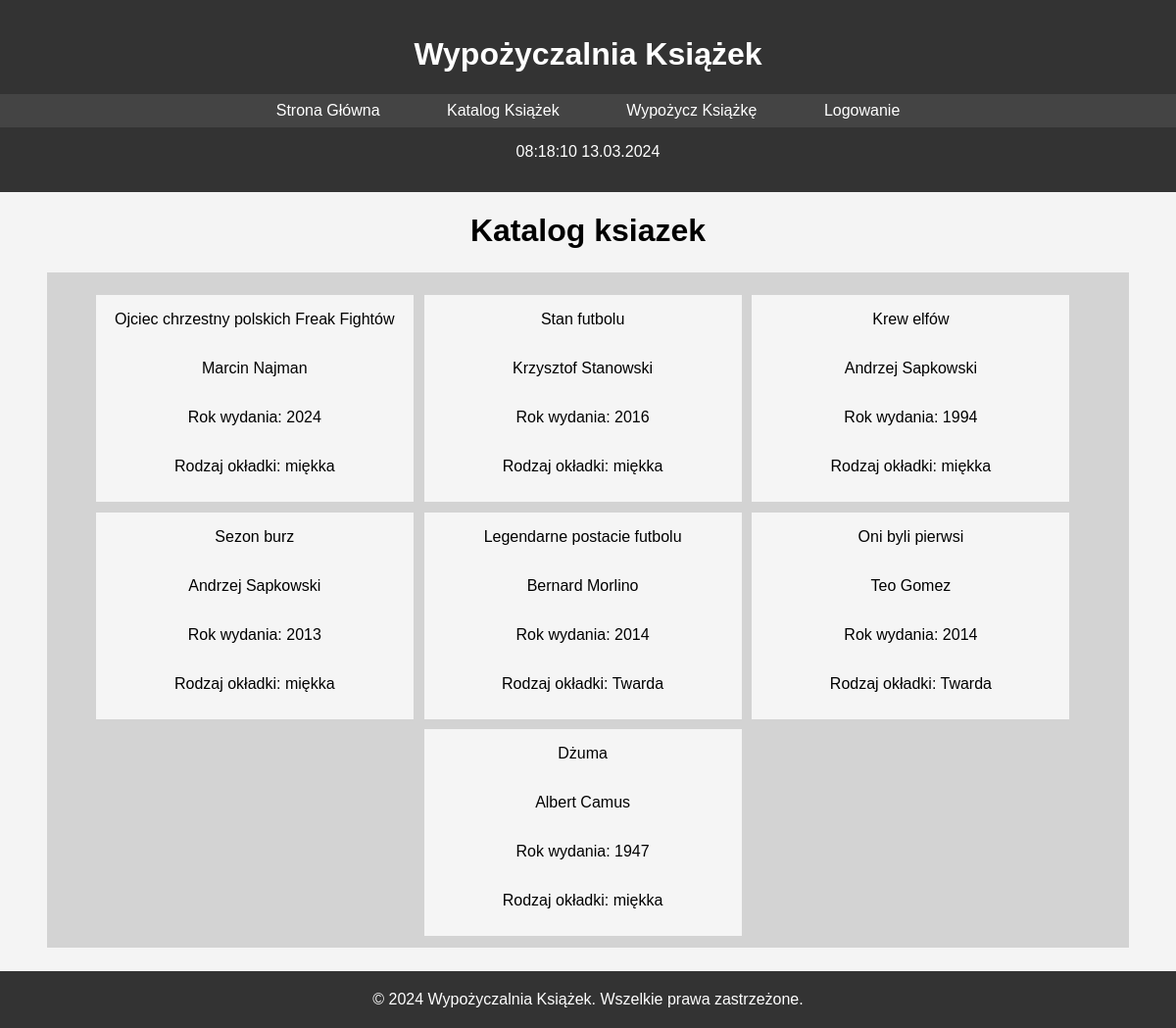
Page /katalog.php on the committed database.
### tables this page shows
CREATE TABLE `ksiazki` (
  `id` int(10) UNSIGNED NOT NULL,
  `tytul` text NOT NULL,
  `autor` text NOT NULL,
  `rok_wyd` varchar(4) NOT NULL,
  `rodzaj_okladki` varchar(10) NOT NULL,
  `ilosc` int(10) UNSIGNED NOT NULL
);

### katalog.php (the view, shortened to what this page needs)
<!DOCTYPE html>
<html lang="pl">
<head>
    <link rel="stylesheet" href="styl.css">
</head>
<body>
    <header>
        <h1>Wypożyczalnia Książek</h1>
        <nav>
            <a href="index.php">Strona Główna</a>
            <a href="katalog.php">Katalog Książek</a>
            <a href="wypozycz.php">Wypożycz Książkę</a>
            <?php
            if(!isset($_SESSION['zalogowany'])){
                echo '<a href="logowanie.php">Logowanie</a>';
            }else{
                echo '<a href="panel.php">Panel</a>';
                echo '<a href="wyloguj.php">Wyloguj</a>';
            }
            ?>
        </nav>
        <p id="czas"></p>
    </header>
    <center><h1>Katalog ksiazek</h1></center>
    <section id="katalog">
<?php
$serwer = 'localhost';
$db_user = 'root';
$password = '';
$baza = 'ksiegarnia';
$do_bazy = mysqli_connect($serwer,$db_user,$password,$baza);
if(!$do_bazy===true){
    exit('Błąd połączenia z bazą danych!');
}
else{
    $zapytanie = mysqli_query($do_bazy,"SELECT * FROM ksiazki");
    if(!$zapytanie===true){
        mysqli_close($do_bazy);
        close('Błąd zapytania');
    }else{
        while($row = mysqli_fetch_array($zapytanie)){
            echo '<div class="katalog_item">';
            echo '<p>'.$row['tytul'].'</p>';
            echo '<p>'.$row['autor'].'</p>';
            echo '<p>Rok wydania: '.$row['rok_wyd'].'</p>';
            echo '<p>Rodzaj okładki: '.$row['rodzaj_okladki'].'</p>';
            echo '</div>';
        }
    }
}
?>
    </section>
    <footer>
        &copy; 2024 Wypożyczalnia Książek. Wszelkie prawa zastrzeżone.</p>
    </footer>
</body>
</html>

### styl.css (style rules this page uses)
body { font-family: Arial, sans-serif; margin: 0; padding: 0; background-color: #f4f4f4; }
header { background-color: #333; color: #fff; text-align: center; padding: 1em 0; }
nav { background-color: #444; color: #fff; padding: 0.5em; text-align: center; }
nav a { color: #fff; text-decoration: none; padding: 0.5em 1em; margin: 0 1em; }
section { padding: 20px; }
footer { background-color: #333; color: #fff; text-align: center; padding: 20px 0; }
#katalog { width: 90%; padding: 1%; margin-left: auto; margin-right: auto; margin-top: 2%; margin-bottom: 2%; background-color: lightgray; display: flex; flex-direction: row; justify-content: center; align-items: center; flex-wrap: wrap; }
.katalog_item { background-color: whitesmoke; width: 30%; padding-bottom: 1%; margin-right: 1%; margin-top: 1%; display: flex; flex-direction: column; justify-content: center; align-items: center; }

### rows in the picture
ksiazki: tytul "Ojciec chrzestny polskich Freak Fightów", autor "Marcin Najman", rok_wyd "2024", rodzaj_okladki "miękka"
ksiazki: tytul "Stan futbolu", autor "Krzysztof Stanowski", rok_wyd "2016", rodzaj_okladki "miękka"
ksiazki: tytul "Krew elfów", autor "Andrzej Sapkowski", rok_wyd "1994", rodzaj_okladki "miękka"
ksiazki: tytul "Sezon burz", autor "Andrzej Sapkowski", rok_wyd "2013", rodzaj_okladki "miękka"
ksiazki: tytul "Legendarne postacie futbolu", autor "Bernard Morlino", rok_wyd "2014", rodzaj_okladki "Twarda"
ksiazki: tytul "Oni byli pierwsi", autor "Teo Gomez", rok_wyd "2014", rodzaj_okladki "Twarda"
ksiazki: tytul "Dżuma", autor "Albert Camus", rok_wyd "1947", rodzaj_okladki "miękka"
